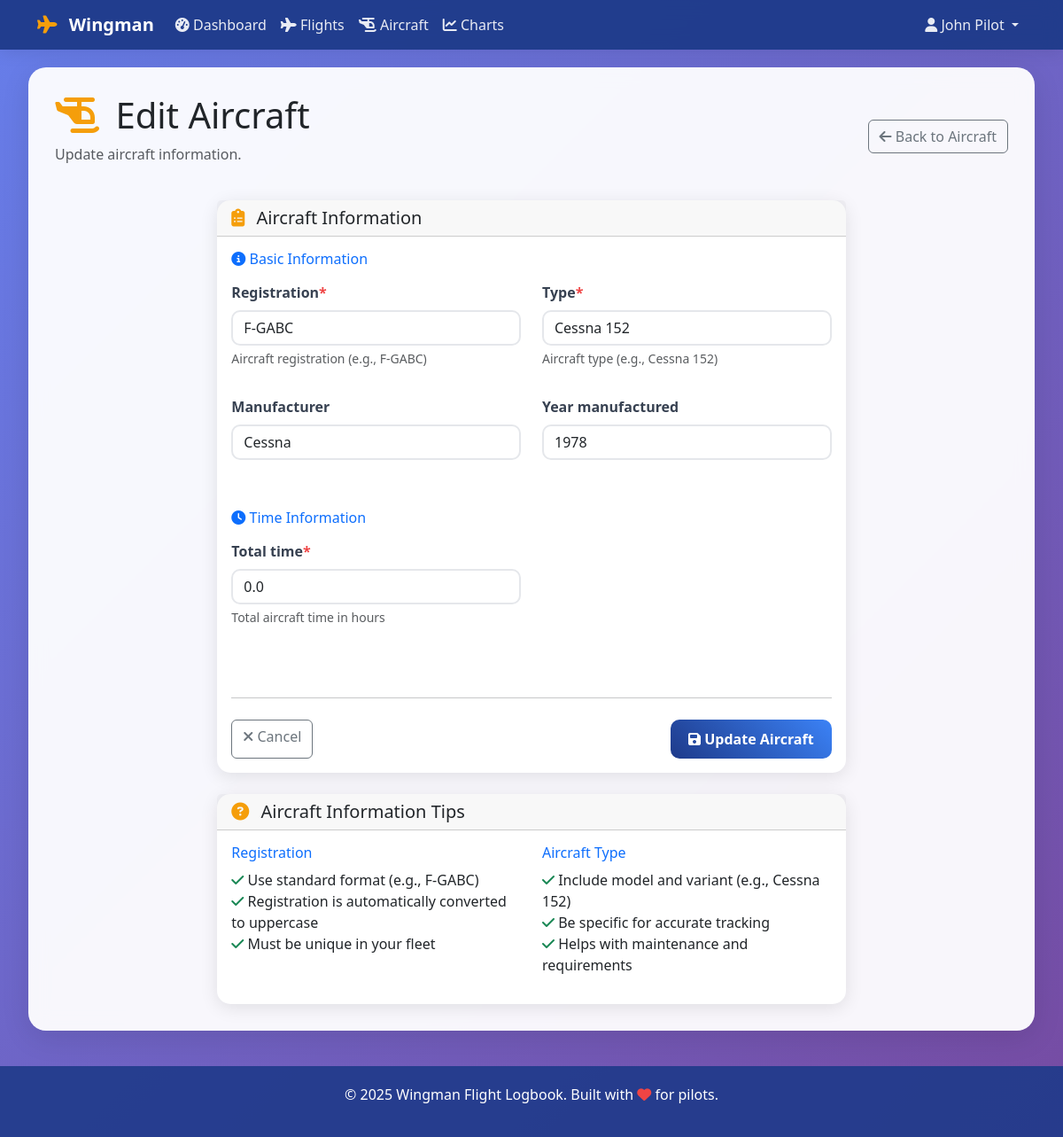
/aircraft/1/edit/ (signed in), run on the app's committed database.
### logbook/models.py (models this page shows, shortened)
class Aircraft(models.Model):
    registration = models.CharField(max_length=10, unique=True, help_text="Aircraft registration (e.g., F-GABC)")
    type = models.CharField(max_length=50, help_text="Aircraft type (e.g., Cessna 152)")
    manufacturer = models.CharField(max_length=50, blank=True)
    year_manufactured = models.IntegerField(blank=True, null=True)
    total_time = models.DecimalField(max_digits=8, decimal_places=1, default=0, help_text="Total aircraft time in hours")

### logbook/views.py (the view, shortened to what this page needs)
# urls.py: path('aircraft/<int:pk>/edit/', views.AircraftUpdateView.as_view(), name='aircraft-update'),
class AircraftUpdateView(LoginRequiredMixin, UpdateView):
    model = Aircraft
    form_class = AircraftForm
    template_name = 'logbook/aircraft_form.html'
    success_url = reverse_lazy('aircraft-list')

### logbook/forms.py (shortened to what this page needs)
class AircraftForm(forms.ModelForm):
    class Meta:
        model = Aircraft
        fields = ['registration', 'type', 'manufacturer', 'year_manufactured', 'total_time']
        widgets = {
            'registration': forms.TextInput(attrs={'class': 'form-control', 'placeholder': 'F-GABC'}),
            'type': forms.TextInput(attrs={'class': 'form-control', 'placeholder': 'Cessna 152'}),
            'manufacturer': forms.TextInput(attrs={'class': 'form-control', 'placeholder': 'Cessna'}),
            'year_manufactured': forms.NumberInput(attrs={'class': 'form-control', 'min': '1900', 'max': '2030'}),
            'total_time': forms.NumberInput(attrs={'class': 'form-control', 'step': '0.1', 'min': '0'}),
        }
    def __init__(self, *args, **kwargs):
        super().__init__(*args, **kwargs)
        self.helper = FormHelper()
        self.helper.form_method = 'post'
        self.helper.add_input(Submit('submit', 'Save Aircraft', css_class='btn btn-primary'))

### templates/logbook/aircraft_form.html (shortened to what this page needs)
{% extends 'base.html' %}
{% load crispy_forms_tags %}
{% block content %}
<div class="row">
  <div class="col-12">
    <div class="d-flex justify-content-between align-items-center mb-4">
      <div>
        <h1 class="mb-2">
          <i class="fas fa-helicopter aviation-icon"></i>
          {% if form.instance.pk %}Edit Aircraft{% else %}Add Aircraft{% endif %}
        </h1>
        <p class="text-muted">
          {% if form.instance.pk %} Update aircraft information. {% else %} Add
          a new aircraft to your fleet. {% endif %}
        </p>
      </div>
      <a href="{% url 'aircraft-list' %}" class="btn btn-outline-secondary">
        <i class="fas fa-arrow-left"></i> Back to Aircraft
      </a>
    </div>
  </div>
</div>
<div class="row">
  <div class="col-lg-8 mx-auto">
    <div class="card">
      <div class="card-header">
        <h5 class="card-title mb-0">
          <i class="fas fa-clipboard-list aviation-icon"></i>
          Aircraft Information
        </h5>
      </div>
      <div class="card-body">
        <form method="post" class="needs-validation" novalidate>
          <div class="row mb-4">
            <div class="col-12">
              <h6 class="text-primary mb-3">
                <i class="fas fa-info-circle"></i> Basic Information
              </h6>
            </div>
            <div class="col-md-6 mb-3">
              {{ form.registration|as_crispy_field }}
            </div>
            <div class="col-md-6 mb-3">{{ form.type|as_crispy_field }}</div>
            <div class="col-md-6 mb-3">
              {{ form.manufacturer|as_crispy_field }}
            </div>
            <div class="col-md-6 mb-3">
              {{ form.year_manufactured|as_crispy_field }}
            </div>
          </div>
          <div class="row mb-4">
            <div class="col-12">
              <h6 class="text-primary mb-3">
                <i class="fas fa-clock"></i> Time Information
              </h6>
            </div>
            <div class="col-md-6 mb-3">
              {{ form.total_time|as_crispy_field }}
            </div>
          </div>
          <div class="row">
            <div class="col-12">
              <hr class="my-4" />
              <div class="d-flex justify-content-between">
                <a
                  href="{% url 'aircraft-list' %}"
                  class="btn btn-outline-secondary"
                >
                  <i class="fas fa-times"></i> Cancel
                </a>
                <button type="submit" class="btn btn-primary">
                  <i class="fas fa-save"></i>
                  {% if form.instance.pk %}Update Aircraft{% else %}Add
                  Aircraft{% endif %}
                </button>
              </div>
            </div>
          </div>
        </form>
      </div>
    </div>
  </div>
</div>
<div class="row mt-4">
  <div class="col-lg-8 mx-auto">
    <div class="card">
      <div class="card-header">
        <h5 class="card-title mb-0">
          <i class="fas fa-question-circle aviation-icon"></i>
          Aircraft Information Tips
        </h5>
      </div>
      <div class="card-body">
        <div class="row">
          <div class="col-md-6">
            <h6 class="text-primary">Registration</h6>
            <ul class="list-unstyled">
              <li>
                <i class="fas fa-check text-success"></i> Use standard format
                (e.g., F-GABC)
              </li>
              <li>
                <i class="fas fa-check text-success"></i> Registration is
                automatically converted to uppercase
              </li>
              <li>
                <i class="fas fa-check text-success"></i> Must be unique in your
                fleet
              </li>
            </ul>
          </div>
          <div class="col-md-6">
            <h6 class="text-primary">Aircraft Type</h6>
            <ul class="list-unstyled">
              <li>
                <i class="fas fa-check text-success"></i> Include model and
                variant (e.g., Cessna 152)
              </li>
              <li>
                <i class="fas fa-check text-success"></i> Be specific for
                accurate tracking
              </li>
              <li>
                <i class="fas fa-check text-success"></i> Helps with maintenance
                and requirements
              </li>
            </ul>
          </div>
        </div>
      </div>
    </div>
  </div>
</div>
{% endblock %}

### templates/base.html (shortened to what this page needs)
<!DOCTYPE html>
<html lang="en">
  <head>
    <link
      href="https://cdn.jsdelivr.net/npm/bootstrap@5.3.0/dist/css/bootstrap.min.css"
      rel="stylesheet"
    />
    <link
      rel="stylesheet"
      href="https://cdnjs.cloudflare.com/ajax/libs/font-awesome/6.4.0/css/all.min.css"
    />
  </head>
  <body>
    <nav class="navbar navbar-expand-lg navbar-dark">
      <div class="container">
        <a class="navbar-brand" href="{% url 'dashboard' %}">
          <i class="fas fa-plane aviation-icon"></i>
          Wingman
        </a>
        <div class="collapse navbar-collapse" id="navbarNav">
          {% if user.is_authenticated %}
          <ul class="navbar-nav me-auto">
            <li class="nav-item">
              <a class="nav-link" href="{% url 'dashboard' %}">
                <i class="fas fa-tachometer-alt"></i> Dashboard
              </a>
            </li>
            <li class="nav-item">
              <a class="nav-link" href="{% url 'flight-list' %}">
                <i class="fas fa-plane"></i> Flights
              </a>
            </li>
            <li class="nav-item">
              <a class="nav-link" href="{% url 'aircraft-list' %}">
                <i class="fas fa-helicopter"></i> Aircraft
              </a>
            </li>
            <li class="nav-item">
              <a class="nav-link" href="{% url 'charts' %}">
                <i class="fas fa-chart-line"></i> Charts
              </a>
            </li>
          </ul>
          <ul class="navbar-nav">
            <li class="nav-item dropdown">
              <a
                class="nav-link dropdown-toggle"
                href="#"
                id="navbarDropdown"
                role="button"
                data-bs-toggle="dropdown"
              >
                <i class="fas fa-user"></i>
                {{ user.get_full_name|default:user.username }}
              </a>
            </li>
          </ul>
          {% endif %}
        </div>
      </div>
    </nav>
    <div class="container-fluid">
      <div class="main-content">
        {% block content %}{% endblock %}
      </div>
    </div>
    <footer class="footer">
      <div class="container">
        <p>
          &copy; 2025 Wingman Flight Logbook. Built with
          <i class="fas fa-heart" style="color: #ef4444"></i> for pilots.
        </p>
      </div>
    </footer>
  </body>
</html>

### templates/base.html (style rules this page uses)
:root { --primary-color: #1e3a8a; --secondary-color: #3b82f6; --accent-color: #f59e0b; --success-color: #10b981; --danger-color: #ef4444; --warning-color: #f59e0b; --info-color: #06b6d4; }
body { background: linear-gradient(135deg, #667eea 0%, #764ba2 100%); min-height: 100vh; font-family: "Segoe UI", Tahoma, Geneva, Verdana, sans-serif; }
.navbar { background: rgba(30, 58, 138, 0.95) !important; backdrop-filter: blur(10px); box-shadow: 0 2px 20px rgba(0, 0, 0, 0.1); }
.navbar-brand { font-weight: bold; color: white !important; }
.navbar-nav .nav-link { color: rgba(255, 255, 255, 0.9) !important; transition: color 0.3s ease; }
.main-content { background: rgba(255, 255, 255, 0.95); backdrop-filter: blur(10px); border-radius: 20px; box-shadow: 0 8px 32px rgba(0, 0, 0, 0.1); margin: 20px; padding: 30px; min-height: calc(100vh - 120px); }
.card { border: none; border-radius: 15px; box-shadow: 0 4px 20px rgba(0, 0, 0, 0.1); transition: transform 0.3s ease, box-shadow 0.3s ease; }
.btn-primary { background: linear-gradient( 45deg, var(--primary-color), var(--secondary-color) ); border: none; border-radius: 10px; padding: 10px 20px; font-weight: 600; transition: all 0.3s ease; }
.form-control { border-radius: 10px; border: 2px solid #e5e7eb; transition: border-color 0.3s ease; }
.form-label, label { font-weight: 600; color: #374151; margin-bottom: 0.5rem; display: block; }
.asteriskField { color: #ef4444; }
.navbar { z-index: 1030; }
.main-content { position: relative; z-index: 1; }
.footer { background: rgba(30, 58, 138, 0.9); color: white; text-align: center; padding: 20px; margin-top: 40px; }
.aviation-icon { color: var(--accent-color); margin-right: 8px; }

### data on the page
Aircraft: registration "F-GABC", type "Cessna 152", manufacturer "Cessna", year_manufactured "1978", total_time "0.0"

### other printed values
{{ user.get_full_name|default:user.username }} "John Pilot"
